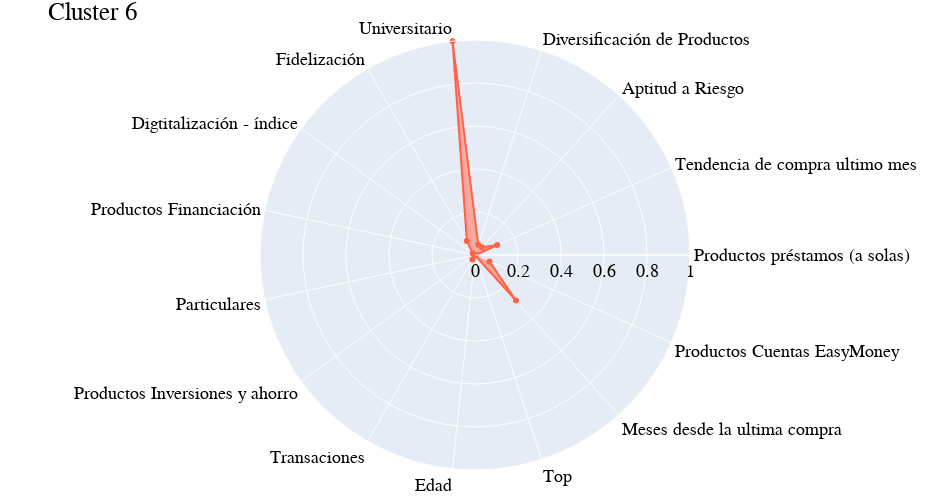

Notebook code for this chart:
### Code cell
generar_grafico_radar(df_normalized_T.index, df_normalized_T[df_normalized_T.columns[6]],"Cluster 6","tomato")

### Figure 1 — Plotly figure (JSON) as saved in the notebook; plotly's stock layout.template omitted (floating-point values rounded to 4 significant figures)
{"data": [{"fill": "toself", "line": {"color": "tomato"}, "r": [0.00424, 0.1133, 0.04896, 0.05, 0.9997, 0.07572, 0.01325, 0.001776, 0, 0, 0.02374, 0, 0.001913, 0.2849, 0.07349], "theta": ["Productos préstamos (a solas)", "Tendencia de compra ultimo mes", "Aptitud a Riesgo", "Diversificación de Productos", "Universitario", "Fidelización", "Digtitalización - índice", "Productos Financiación", "Particulares", "Productos Inversiones y ahorro", "Transaciones", "Edad", "Top", "Meses desde la ultima compra", "Productos Cuentas EasyMoney"], "type": "scatterpolar"}], "layout": {"font": {"color": "black", "family": "Arial, sans-serif", "size": 18}, "height": 500, "margin": {"b": 30, "l": 30, "r": 30, "t": 40}, "polar": {"angularaxis": {"rotation": 0}, "radialaxis": {"range": [0, 1], "visible": true}}, "showlegend": false, "title": {"text": "Cluster 6"}, "width": 950}}
